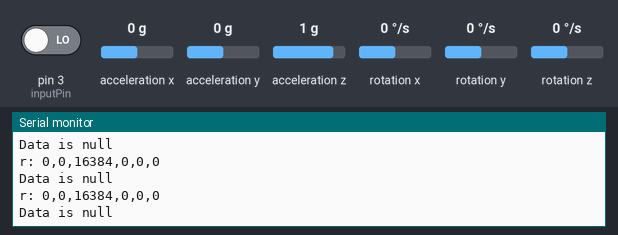
Simulated run of this sketch. Board: Arduino Uno, built with avr-gcc and run on an emulated ATmega328P. Parts: the last lines printed to the serial monitor. Inputs (shaded band) come from the test bench; at power-on: pin 3 (inputPin) LOW, acceleration x 0 g, acceleration y 0 g, acceleration z 1 g, rotation x 0 °/s, rotation y 0 °/s, rotation z 0 °/s. Storage starts empty; the sensor or clock chip raises its interrupt line as the real part does.

Above: at 1.7 s.
1.8 s: pin 3 (inputPin) driven HIGH
At 1.82 s:
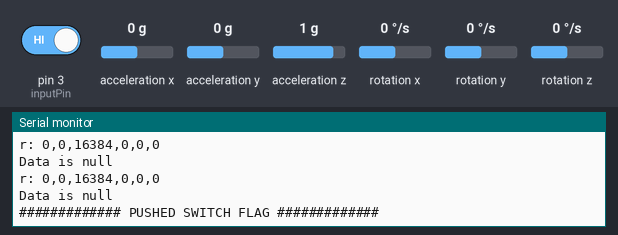
3.3 s: acceleration x set to -1.4 g
At 4.13 s:
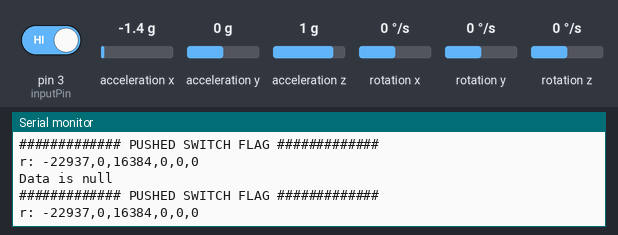
4.8 s: acceleration y set to -1.4 g
At 4.94 s:
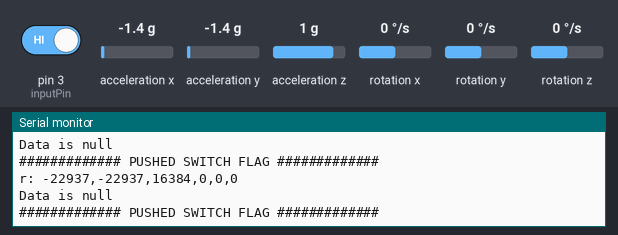
7.8 s: acceleration z set to -1.4 g
At 7.88 s:
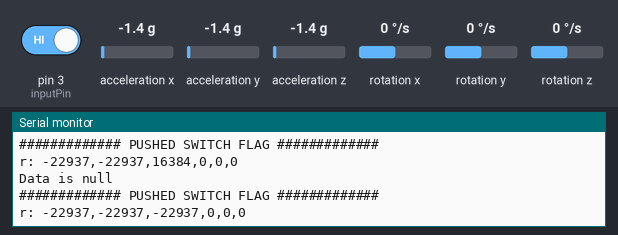
9.3 s: acceleration x set to 0 g
At 9.38 s:
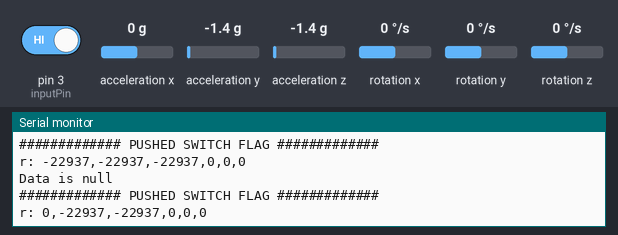
12.3 s: rotation x set to -192 °/s
At 12.37 s:
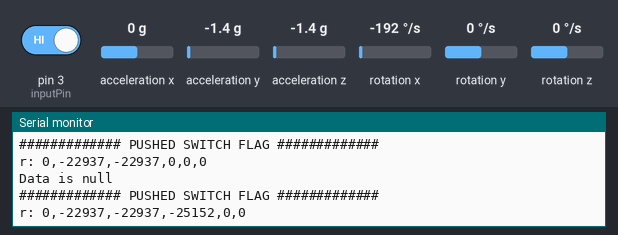

The sketch:

AccelGyroLogToSD.ino
```cpp
/*
 * 2017.12.31 by Y.MIYANISHI
 * 6軸加速度ジャイロセンサMPU6050を使用して角度や動きをmicroSDカードに記録する.
 * raw値(ax,ay,az,gx,gy,gz)とオイラー角(3軸)とロールピッチヨー(3軸).
 * PWMのデジタル2番ピンにタクトスイッチを設置することで,
 * タイムスタンプもどきをファイルに記録する.
 * 参考 : http://iot.keicode.com/arduino/arduino-camera-sd-card.php
 */


#include <SoftwareSerial.h>
#include <SD.h>
#include <SPI.h>
//#include <DateTime.h>
//#include <DateTimeStrings.h>

///////////////////////////////////////////////
// VARIABLES
///////////////////////////////////////////////
/** SDカード用 **/
const int chipSelect = 10;
int file_count = 1;
char fname[16];
//time_t prevtime;
unsigned long time;

/** タイムスタンプ用 **/
int inputPin = 3;
bool timeStampFlg = false;


/** 値格納用 **/
int NUM = 100;
int count = 0;
String value_raw = "0,0,0,0,0,0,0";
String value_ypr = ",0,0,0";
String value = value_raw + value_ypr;


/** MPU6050_DMP6ライブラリからパクった **/
// I2Cdev and MPU6050 must be installed as libraries, or else the .cpp/.h files
// for both classes must be in the include path of your project
#include "I2Cdev.h"
//#include "MPU6050.h"
#include "MPU6050_6Axis_MotionApps20.h"
//#include "MPU6050.h" // not necessary if using MotionApps include file
// class default I2C address is 0x68
// specific I2C addresses may be passed as a parameter here
// AD0 low = 0x68 (default for SparkFun breakout and InvenSense evaluation board)
// AD0 high = 0x69
MPU6050 mpu;
//MPU6050 mpu(0x69); // <-- use for AD0 high

int16_t ax, ay, az;
int16_t gx, gy, gz;
//int16_t value_ag[6];
//String value_ag[6];
//float value_[3];
//float value_ypr[3];

// MPU control/status vars
bool dmpReady = false;  // set true if DMP init was successful
uint8_t mpuIntStatus;   // holds actual interrupt status byte from MPU
uint8_t devStatus;      // return status after each device operation (0 = success, !0 = error)
uint16_t packetSize;    // expected DMP packet size (default is 42 bytes)
uint16_t fifoCount;     // count of all bytes currently in FIFO
uint8_t fifoBuffer[64]; // FIFO storage buffer
int INTERRUPT_PIN = 12;

// orientation/motion vars
Quaternion q;           // [w, x, y, z]         quaternion container
VectorInt16 aa;         // [x, y, z]            accel sensor measurements
VectorInt16 aaReal;     // [x, y, z]            gravity-free accel sensor measurements
VectorInt16 aaWorld;    // [x, y, z]            world-frame accel sensor measurements
VectorFloat gravity;    // [x, y, z]            gravity vector
float euler[3];         // [psi, theta, phi]    Euler angle container
float ypr[3];           // [yaw, pitch, roll]   yaw/pitch/roll container and gravity vector

// packet structure for InvenSense teapot demo
uint8_t teapotPacket[14] = { '$', 0x02, 0,0, 0,0, 0,0, 0,0, 0x00, 0x00, '\r', '\n' };


// ================================================================
// ===               INTERRUPT DETECTION ROUTINE                ===
// ================================================================

volatile bool mpuInterrupt = false;     // indicates whether MPU interrupt pin has gone high
void dmpDataReady() {
    mpuInterrupt = true;
}


///////////////////////
//  SETUP
///////////////////////
void setup(){
    pinMode(inputPin, INPUT); //タイムスタンプ用


    /** MPU6050初期設定 **/
    Wire.begin();
    Wire.setClock(400000);

    // initialize serial communication
    // (115200 chosen because it is required for Teapot Demo output, but it's
    // really up to you depending on your project)
    Serial.begin(115200);
    while (!Serial); // wait for Leonardo enumeration, others continue immediately

    // NOTE: 8MHz or slower host processors, like the Teensy @ 3.3v or Ardunio
    // Pro Mini running at 3.3v, cannot handle this baud rate reliably due to
    // the baud timing being too misaligned with processor ticks. You must use
    // 38400 or slower in these cases, or use some kind of external separate
    // crystal solution for the UART timer.

    // initialize device
    Serial.println(F("Initializing I2C devices..."));
    mpu.initialize();

    // verify connection
    Serial.println(F("Testing device connections..."));
    Serial.println(mpu.testConnection() ? F("MPU6050 connection successful") : F("MPU6050 connection failed"));

//      // wait for ready
//      Serial.println(F("\nSend any character to begin DMP programming and demo: "));
//      while (Serial.available() && Serial.read()); // empty buffer
//      while (!Serial.available());                 // wait for data
//      while (Serial.available() && Serial.read()); // empty buffer again

    // load and configure the DMP
    Serial.println(F("Initializing DMP..."));
    devStatus = mpu.dmpInitialize();

    // supply your own gyro offsets here, scaled for min sensitivity
    mpu.setXGyroOffset(220);
    mpu.setYGyroOffset(76);
    mpu.setZGyroOffset(-85);
    mpu.setZAccelOffset(1788); // 1688 factory default for my test chip

    // make sure it worked (returns 0 if so)
    if (devStatus == 0) {
        // turn on the DMP, now that it's ready
        Serial.println(F("Enabling DMP..."));
        mpu.setDMPEnabled(true);

        // enable Arduino interrupt detection
        Serial.println(F("Enabling interrupt detection (Arduino external interrupt 0)..."));
        attachInterrupt(digitalPinToInterrupt(INTERRUPT_PIN), dmpDataReady, RISING);
        mpuIntStatus = mpu.getIntStatus();

        // set our DMP Ready flag so the main loop() function knows it's okay to use it
        Serial.println(F("DMP ready! Waiting for first interrupt..."));
        dmpReady = true;

        // get expected DMP packet size for later comparison
        packetSize = mpu.dmpGetFIFOPacketSize();

    } else {
        // ERROR!
        // 1 = initial memory load failed
        // 2 = DMP configuration updates failed
        // (if it's going to break, usually the code will be 1)
        Serial.print(F("DMP Initialization failed (code "));
        Serial.print(devStatus);
        Serial.println(F(")"));
    }

    /** SDカード初期設定 **/
    Serial.print(F("Initializing SD card..."));
    if (!SD.begin(chipSelect)) {
      Serial.println(F("Card failed, or not present"));
    }else{
      Serial.println(F("OK."));
    }

  //  //時刻合わせ
  //  prevtime = DateTime.makeTime(_sec, _min, _hour, _day, _month, 2017);
  //  DateTime.sync(prevtime); //_year/_month/_day/_hour:_min:_secからの経過秒数

}//setup()


///////////////////////
// LOOP
///////////////////////
void loop(){
    count++;
    /******** 時刻(ただのミリ秒だけど)計算 ********/
    // DateTime.available();
    time = millis();//プログラム開始からのミリ秒計算


    /******** タイムスタンプ判断処理 ********/
    timeStampFlg = false;
    int status;
    status = digitalRead(inputPin) ; //スイッチの状態を読む
    if(status == HIGH){
        Serial.println("############# PUSHED SWITCH FLAG #############");
        timeStampFlg = true;
    }else{
       timeStampFlg = false;
    }

    /******** MPU6050の処理 ********/
    mpu.getMotion6(&ax, &ay, &az, &gx, &gy, &gz);


    // if programming failed, don't try to do anything
    if (!dmpReady){
      return;
    }

//    // wait for MPU interrupt or extra packet(s) available
//    while (!mpuInterrupt && fifoCount < packetSize) {
//        // other program behavior stuff here
//        // if you are really paranoid you can frequently test in between other
//        // stuff to see if mpuInterrupt is true, and if so, "break;" from the
//        // while() loop to immediately process the MPU data
//    }

    // reset interrupt flag and get INT_STATUS byte
    mpuInterrupt = false;
    mpuIntStatus = mpu.getIntStatus();

    // get current FIFO count
    fifoCount = mpu.getFIFOCount();

    // check for overflow (this should never happen unless our code is too inefficient)
    if ((mpuIntStatus & 0x10) || fifoCount == 1024) {
        // reset so we can continue cleanly
        mpu.resetFIFO();
        Serial.println(F("FIFO overflow!"));

    // otherwise, check for DMP data ready interrupt (this should happen frequently)
    } else if (mpuIntStatus & 0x02) {

        // wait for correct available data length, should be a VERY short wait
        while (fifoCount < packetSize) fifoCount = mpu.getFIFOCount();

        // read a packet from FIFO
        mpu.getFIFOBytes(fifoBuffer, packetSize);

        // track FIFO count here in case there is > 1 packet available
        // (this lets us immediately read more without waiting for an interrupt)
        fifoCount -= packetSize;

//      // display quaternion values in easy matrix form: w x y z
        mpu.dmpGetQuaternion(&q, fifoBuffer); //Quaternionは省略

        // display Euler angles in degrees
//        mpu.dmpGetQuaternion(&q, fifoBuffer);
//        mpu.dmpGetEuler(euler, &q); //オイラー角

//        // display Euler angles in degrees
        mpu.dmpGetQuaternion(&q, fifoBuffer);
        mpu.dmpGetGravity(&gravity, &q);
        mpu.dmpGetYawPitchRoll(ypr, &q, &gravity); //ロールピッチヨー角


        //Serialにもprintしておく
        Serial.print("r: ");
        Serial.print(ax); Serial.print(",");
        Serial.print(ay); Serial.print(",");
        Serial.print(az); Serial.print(",");
        Serial.print(gx); Serial.print(",");
        Serial.print(gy); Serial.print(",");
        Serial.println(gz);


        //なんとなくデータNULL判断はこれにしてる. なんでもいいか
        if(ax == NULL || ay == NULL || az == NULL || gx == NULL || gy == NULL || gz == NULL){
          Serial.println("Data is null");
        }else{
          //rawの6値はここでvalue_rawに格納
          //int16_tは16進数intなので10進数Stringに変換
//          value_raw = String(time)
//              + "," + String(ax,DEC) + "," + String(ay,DEC) + "," + String(az,DEC)
//              + "," + String(gx,DEC) + "," + String(gy,DEC) + "," + String(gz,DEC);
           value_raw = String(ax,DEC) + "," + String(ay,DEC) + "," + String(az,DEC)
              + "," + String(gx,DEC) + "," + String(gy,DEC) + "," + String(gz,DEC);

          //角度3軸をここでvalue_yprに格納
          value_ypr = "," + String(ypr[0] * 180/M_PI)
                    + "," + String(ypr[1] * 180/M_PI)
                    + "," + String(ypr[2] * 180/M_PI) + "\n";


          //タイムスタンプ押してるフレームだったら末尾に区切りつける
          if(timeStampFlg){ value_ypr += "----\n"; }

//          value = value + value_raw + value_ypr;

          Serial.print("2: "); Serial.print(value_raw); Serial.print(value_ypr);
          Serial.print("b: "); Serial.print(value);

        }//!NULL


        if(count > NUM){
            /******** SDカードを開いて書き込み ********/
            SetFileName();
            //ファイルを開く. 同名のファイルがある場合は上書き
            File file = SD.open( fname, FILE_WRITE | O_TRUNC );

            if(file){
                Serial.println("Output to file !!");
                Serial.println(value);
                //SDカード内のファイルに書き込み
//                file.println(value_raw[NUM-1] + value_ypr[NUM-1]);
//                file.close();
            }else{
                  Serial.println("File Opening Error");
            }//if file

            count = 0;

        }//if(count>NUM)
    }//if FIFO over

    delay(50);

}//loop()


////////////////////////
// SET FILE NAME
////////////////////////
void SetFileName(){
//  String dateForFileName = String(DateTime.Year) +
//                           String(DateTime.Month) +
//                           String(DateTime.Day) +
//                           String(DateTime.Hour) +
//                           String(DateTime.Minute) + ".csv";

  sprintf(fname, "log.csv", file_count++);
  if( file_count > 9999 ){
    file_count = 1; // Overwrite
  }
}
```

Measured:
- after the input at 1.8 s, the serial monitor: prints a new line at once (image 1)
- after the input at 3.3 s, the serial monitor: prints a new line after 0.08 s (image 2)
- after the input at 4.8 s, the serial monitor: prints a new line after 0.08 s (image 3)
- after the input at 7.8 s, the serial monitor: prints a new line after 0.08 s (image 4)
- after the input at 9.3 s, the serial monitor: prints a new line after 0.08 s (image 5)
- after the input at 12.3 s, the serial monitor: prints a new line after 0.07 s (image 6)
